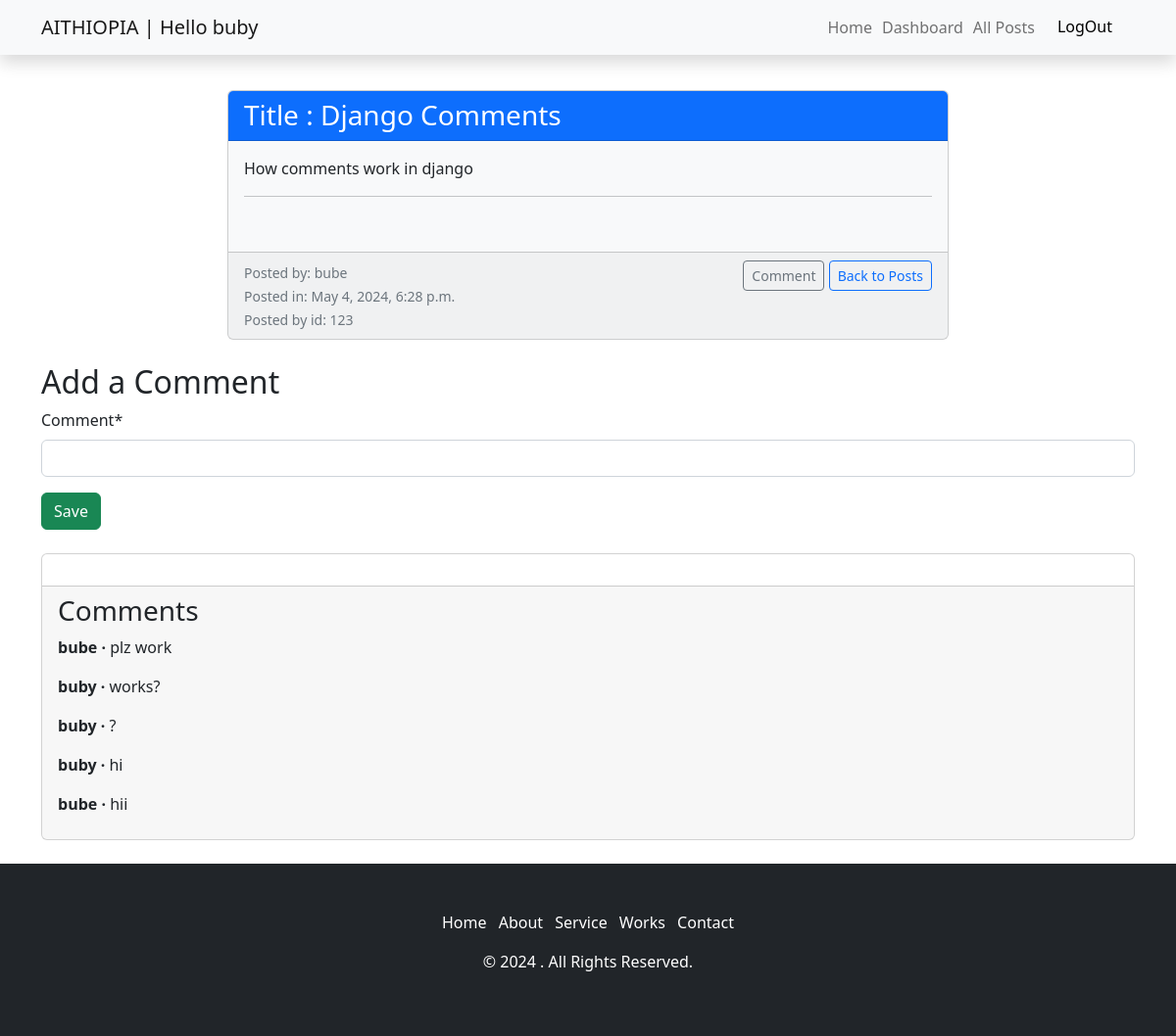
Page /detail/14/ (signed in) on the committed database.
### accounts/models.py (models this page shows, shortened)
class CustomUser(AbstractUser):
    userid = models.CharField( max_length=50 , unique=True)
    age = models.PositiveIntegerField(null=True, blank=True)

### social/models.py (models this page shows, shortened)
class Task(models.Model):
    title = models.CharField( max_length=150)
    short_body = models.CharField( max_length=255)
    long_body = models.TextField(null=True , blank=True)
    category = models.ForeignKey(Category, on_delete=models.CASCADE)
    posted_by = models.ForeignKey(CustomUser, on_delete=models.CASCADE)
    posted_in = models.DateTimeField( auto_now_add=True)
    updated_in = models.DateTimeField (auto_now=True)

class Comment(models.Model):
    task = models.ForeignKey( Task , on_delete=models.CASCADE)
    comment = models.CharField( max_length=150)
    commenter = models.ForeignKey(CustomUser, on_delete=models.CASCADE)
    def __str__(self):
        return self.comment

### social/views.py (the view)
# urls.py: path('detail/<int:pk>/' , detail_task , name='detail_task' ),
@login_required
def detail(request, pk):
    task_detail = get_object_or_404(Task, pk=pk)
    if request.method == 'POST':
        comment_form = CommentForm(request.POST)
        if comment_form.is_valid():
            comment = comment_form.save(commit=False)
            comment.task = task_detail
            comment.commenter = request.user
            comment.save()
            return redirect('detail', pk=pk)
    else:
        comment_form = CommentForm()
    context = {'task_detail': task_detail, 'comment_form': comment_form, }
    return render(request, 'social/detail.html', context)

### social/forms.py
class CommentForm(forms.ModelForm):
    class Meta :
        model = Comment
        fields = ['comment',]

### templates/social/detail.html (shortened to what this page needs)
{% extends "base.html" %}
{% load crispy_forms_tags %}
{% block content %}
<div class="mt-5">
    <div class="row justify-content-center">
        <div class="col-md-8">
            <div class="card bg-light mb-4">
                <div class="card-header bg-primary text-white">
                    <h3 class="mb-0 font-weight-bold">Title : {{ task_detail.title }}</h3>
                </div>
                <div class="card-body">
                    <p class="card-text">{{ task_detail.short_body }}</p>
                    <hr>
                    <br>
                </div>
                <div class="card-footer text-muted">
                    <div class="d-flex justify-content-between">
                        <div>
                            <small>Posted by: {{ task_detail.posted_by.username }}</small><br>
                            <small>Posted in: {{ task_detail.posted_in }}</small><br>
                            <small>Posted by id: {{ task_detail.posted_by.userid }}</small>
                        </div>
                        <div>
                            <a href="" class="btn btn-sm btn-outline-secondary">Comment</a>
                            <a href="{% url 'all_post' %}" class="btn btn-sm btn-outline-primary">Back to Posts</a>
                        </div>
                    </div>
                </div>
            </div>
        </div>
    </div>
</div>
<h2>Add a Comment</h2>
<form method='POST'>
    {{ comment_form|crispy }}
    <button class="btn btn-success ml-2" type="submit">Save</button>
</form>
<br>
<div class="card">
    <div class="card-body">
    </div>
    <div class="card-footer">
        <h3>Comments</h3>
        {% for comment in task_detail.comment_set.all %}
            <p>
                <span class="fw-bold">{{ comment.commenter.username }} &middot;</span>
                {{ comment }}
            </p>
        {% endfor %}
    </div>
</div>
{% endblock content %}

### templates/base.html (shortened to what this page needs)
<!DOCTYPE html>
<html lang="en">
<head>
  <link href="https://cdn.jsdelivr.net/npm/bootstrap@5.2.3/dist/css/bootstrap.min.css" rel="stylesheet">
</head>
<body>
  <nav class="navbar navbar-light bg-light shadow fixed-top">
    <div class="container">
        {% if user.is_authenticated %}
        <a class="navbar-brand" href="{% url 'home' %}">AITHIOPIA | Hello {{ request.user.username }}</a>
        {% else %}
        <a class="navbar-brand" href="{% url 'home' %}">AITHIOPIA</a>
        {% endif %}
        <ul class="navbar-nav flex-row">
            {% if user.is_authenticated %}
            <li class="nav-item active">
                <a class="nav-link" href="{% url 'home' %}">Home</a>
            </li>
            <li class="nav-item">
                <a href="{% url 'dashboard' %}" class="nav-link">Dashboard</a>
            </li>
            <li class="nav-item">
                <a class="nav-link" href=" {% url 'all_post' %} ">All Posts</a>
            </li>
            <li class="nav-item">
                <form class="d-flex" method="POST" action="{% url 'logout' %}"> {% csrf_token %}
                    <button class="btn btn-light">LogOut</button>
                </form>
            </li>
            {% endif %}
        </ul>
    </div>
</nav>
  <main class="container py-4 mb-20\">
    {% block content %}{% endblock content %}
    </main>
    <link href="https://maxcdn.bootstrapcdn.com/font-awesome/4.7.0/css/font-awesome.min.css" rel="stylesheet" />
    <div class="footer bg-dark py-5">
      <div class="container">
        <div class="row text-center">
          <div class="col-lg-12 col-sm-12 col-xs-12">
            <div class="footer_menu">
              <ul class="list-inline">
                <li class="list-inline-item"><a href="#" class="text-white text-decoration-none">Home</a></li>
                <li class="list-inline-item"><a href="#" class="text-white text-decoration-none">About</a></li>
                <li class="list-inline-item"><a href="#" class="text-white text-decoration-none">Service</a></li>
                <li class="list-inline-item"><a href="#" class="text-white text-decoration-none">Works</a></li>
                <li class="list-inline-item"><a href="#" class="text-white text-decoration-none">Contact</a></li>
              </ul>
            </div>
            <div class="footer_copyright text-white">
              <p>© 2024 . All Rights Reserved.</p>
            </div>
          </div>
        </div>
      </div>
    </div>
</body>
</html>

### templates/base.html (style rules this page uses)
.navbar-nav.flex-row { flex-direction: row !important; }
.navbar-nav.flex-row .nav-item { margin-right: 10px; }
body { margin-top:20px; }

### rows in the picture
CustomUser: user.username "buby"
Task: title "Django Comments", short_body "How comments work in django", posted_by.username "bube", posted_in "May 4, 2024, 6:28 p.m.", posted_by.userid "123"
Comment: commenter.username "bube", comment "plz work"
Comment: commenter.username "buby", comment "works?"
Comment: commenter.username "buby", comment "?"
Comment: commenter.username "buby", comment "hi"
Comment: commenter.username "bube", comment "hii"
